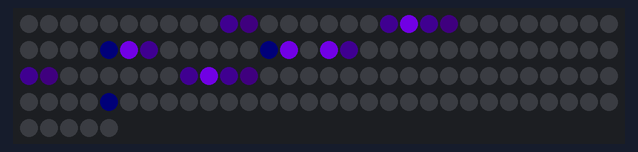
Bench run of a sketch on a simulated Arduino Uno, built with avr-gcc and run on an emulated ATmega328P. Shown: 125 RGB LEDs in strip order, left to right, continuing on the next row. Dim RGB values are drawn brighter than linear; random numbers use the default seed unless the sketch sets one.

Above: at 3.07 s.
At 7.63 s:
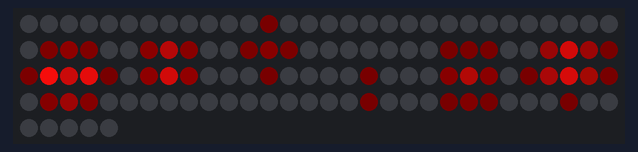
At 12.28 s:
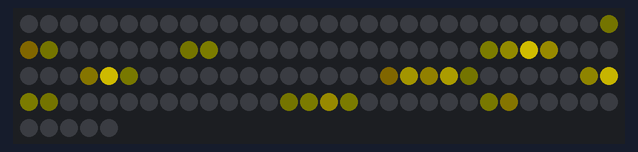
At 21.5 s:
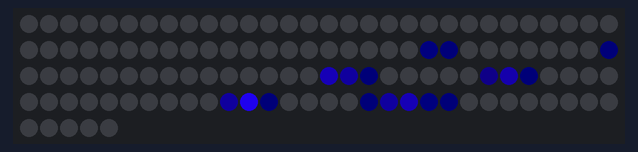
At 30.65 s:
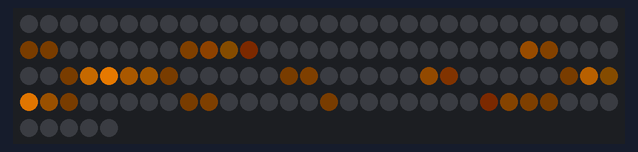
At 39.87 s:
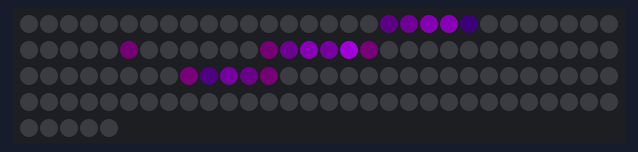

The sketch:

bounce.ino
```cpp
#include <FastLED.h>
#define LED_PIN     2 //data pin for LEDs
#define NUM_LEDS    125 //5*5*5

#define LED_TYPE    WS2812
#define COLOR_ORDER GRB
CRGB leds[NUM_LEDS];
float coords[3]; // this holds the xyz coordinates for the bouncing balls. Range of 0 to 4.
float dt = .02; // the timestep
float r[125] = {0}; // stores the distances between the ball and each LED
float v[3] = {0}; // the velocity of the ball

CRGBPalette16 currentPalette = PartyColors_p;
TBlendType    currentBlending = LINEARBLEND;
uint8_t colorIndex = 0;

void XYZtoLEDnum();
void timeStep();

void setup() {
   delay( 3000 ); // power-up safety delay
   FastLED.addLeds<LED_TYPE, LED_PIN, COLOR_ORDER>(leds, NUM_LEDS).setCorrection( TypicalLEDStrip );
   Serial.begin(9600);
   for (int i = 0; i < 3; i++){ // this loop randomizes the initial position and velocity of the ball
    coords[i] = random(40)/10;
    v[i] = random(20);
   }
}

void loop() {
   findNear(); // calculate all r[] distances

   for (int i = 0; i < 125; i++){ // set the bridgtness of every LED to go as r^7
      leds[i] = ColorFromPalette( currentPalette, colorIndex, (int)(255/pow(r[i],7)), currentBlending);
   }
  FastLED.show();
  FastLED.delay(1000*dt); //delay for timestep length
  timeStep(); // find new position values after for t+dt
  colorIndex += 1; // change the color to be selected from the palette
}

int XYZtoLEDnum(int x,int y,int z){ // converts xyz values to the corresponding LED number.
                                    // The LEDs are connected in a snaking pattern, reversing directions in x every other value of y.
  if ((y == 1) || (y == 3))
    x = -x + 4;
  return(x + 5*y + 25*z);
}

void timeStep(){ // very simple integration of velocity over time to get position
  for (int i = 0; i < 3; i++){
    coords[i] += v[i]*dt;
    if ((coords[i] > 4) || (coords[i] < 0)){ //detect collisions, model as perfectly elastic
      v[i] = -v[i];
    }
  }
}


void findNear(){ // because LEDs define the coordinate system, there is no reason to store their positions in arrays;
                 // we can simply loop through them.
  for (int i = 0; i < 5; i++)
    for (int j = 0; j < 5; j++)
      for (int k = 0; k < 5; k++){
        r[XYZtoLEDnum(i,j,k)] = sqrt( pow((i - coords[0]),2) + pow((j - coords[1]),2) + pow((k - coords[2]),2)); // r = sqrt(x^2 + y^2 + z^2)
      }
}
```
